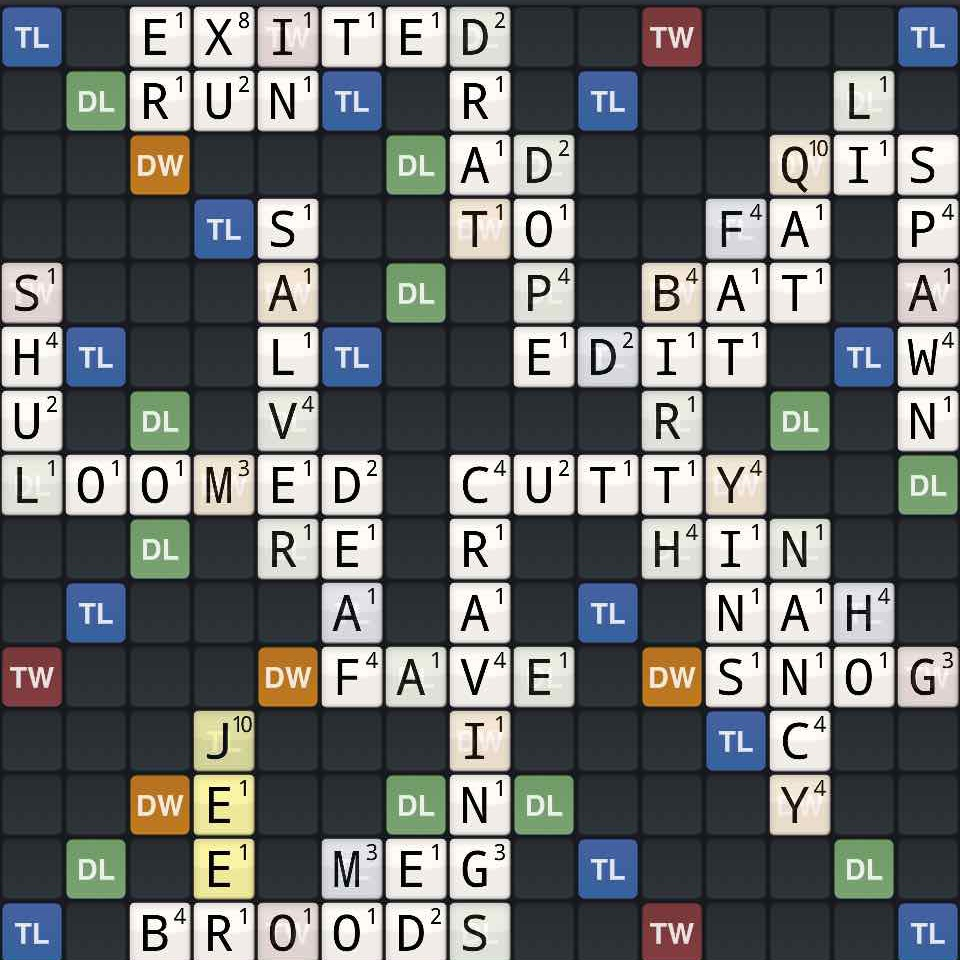
#> input picture images/squares_board_image.jpg, 960 x 960 px
$ jupyter execute --allow-errors thinning.ipynb
#> lines starting #> are read from the running program, lines starting #| are printed output that depends on the picture; after the words box and inside, x2 and y2 are one past the last pixel; in counts of white or black regions, pixels touching at a corner belong together
[cell 1]
import cv2
import numpy as np
import matplotlib.pyplot as plt

def thinning(image_path):
    # Read the image and convert to grayscale
#> called with image_path = 'images/squares_board_image.jpg'
    img = cv2.imread(image_path, 0)
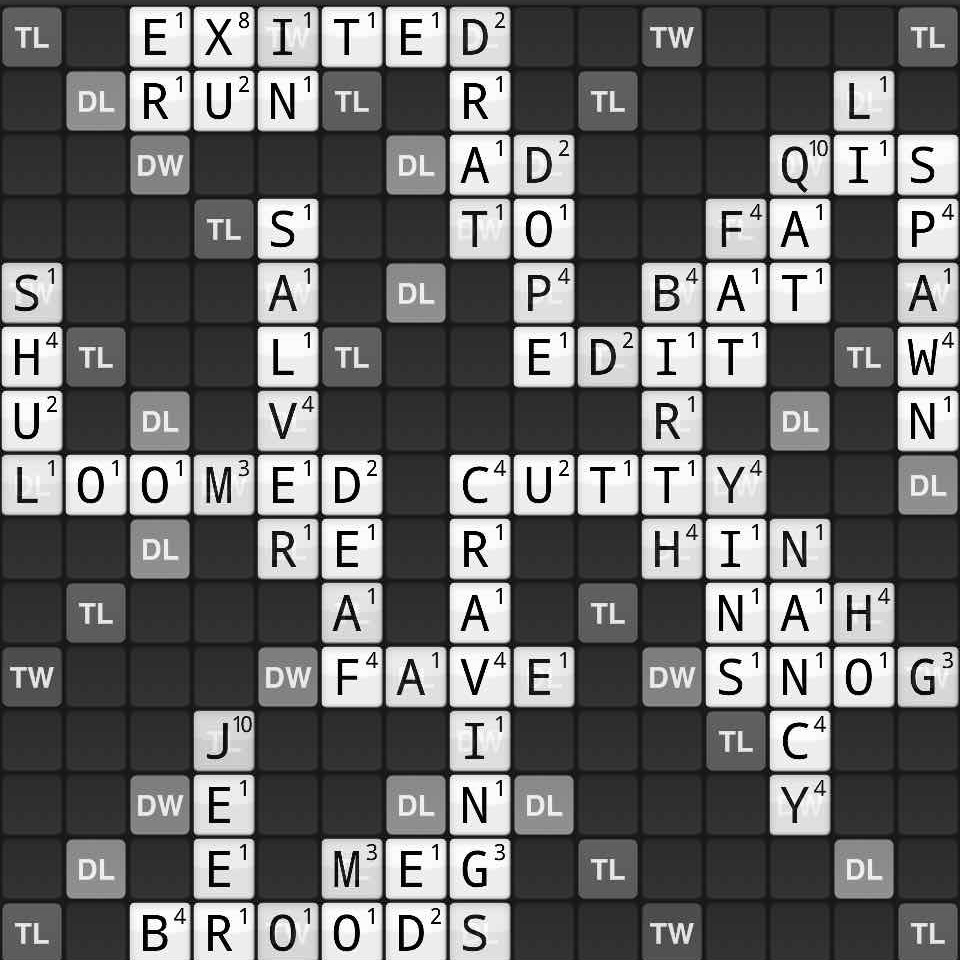
#> img: shape (960, 960); min 0, max 255, mean 107.5

    # Binarize the image: You may need to adjust the threshold value
    _, bin_img = cv2.threshold(img, 100, 255, cv2.THRESH_BINARY_INV)
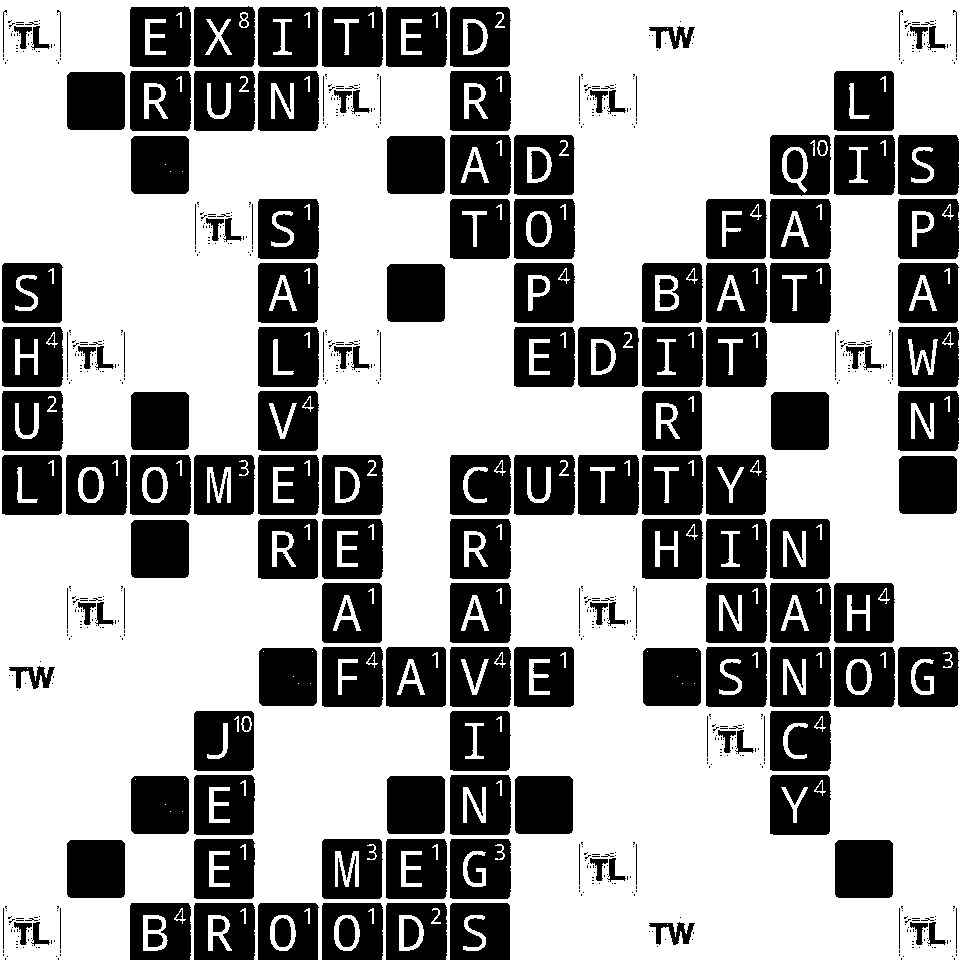
#> bin_img: shape (960, 960); 63.6% white; 774 black regions (577 under 20 px), largest, box (x1, y1, x2, y2) and area: (322, 6, 383, 67) 3366, (770, 263, 831, 323) 3365, (706, 327, 767, 387) 3365
    plt.imshow("Binary", bin_img)
    # Define the structure element for morphological operations
    struct_elem = cv2.getStructuringElement(cv2.MORPH_CROSS, (3,3))

    # Iteratively apply thinning
    thinning_img = np.copy(bin_img)  # Make a copy to not modify the original
    prev_img = np.zeros(bin_img.shape, np.uint8)
    while cv2.countNonZero(thinning_img - prev_img) != 0:
        prev_img = thinning_img.copy()
        eroded = cv2.erode(thinning_img, struct_elem)
        temp_img = cv2.dilate(eroded, struct_elem)
        thinning_img = cv2.subtract(thinning_img, temp_img)

    # Invert the image back to original form
    thinning_img = cv2.bitwise_not(thinning_img)

    # Display
    plt.imshow("Original", img)
    plt.imshow("Thinning", thinning_img)
    plt.show()
